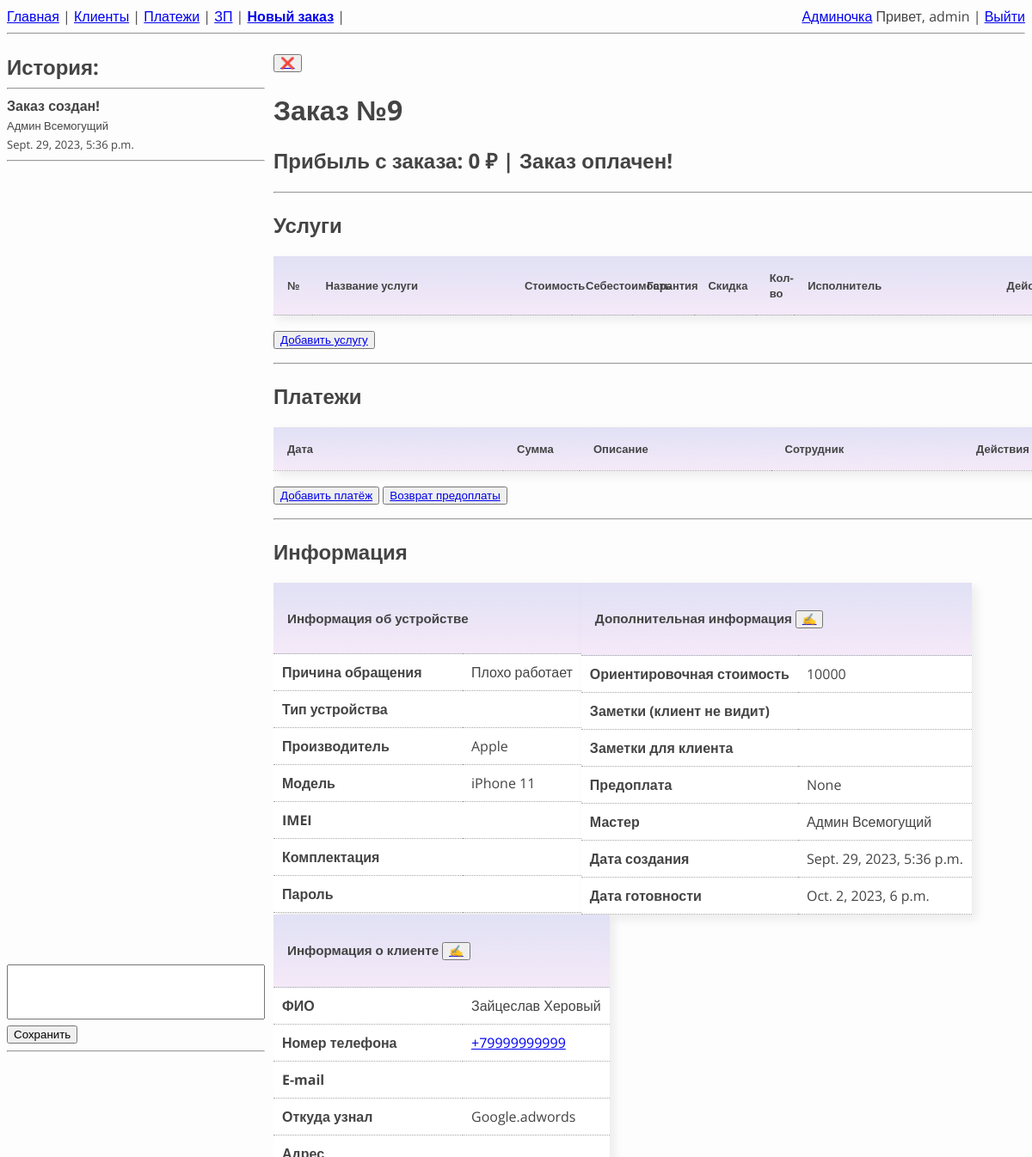
The page /order/9 (signed in) on the database as committed earlier.
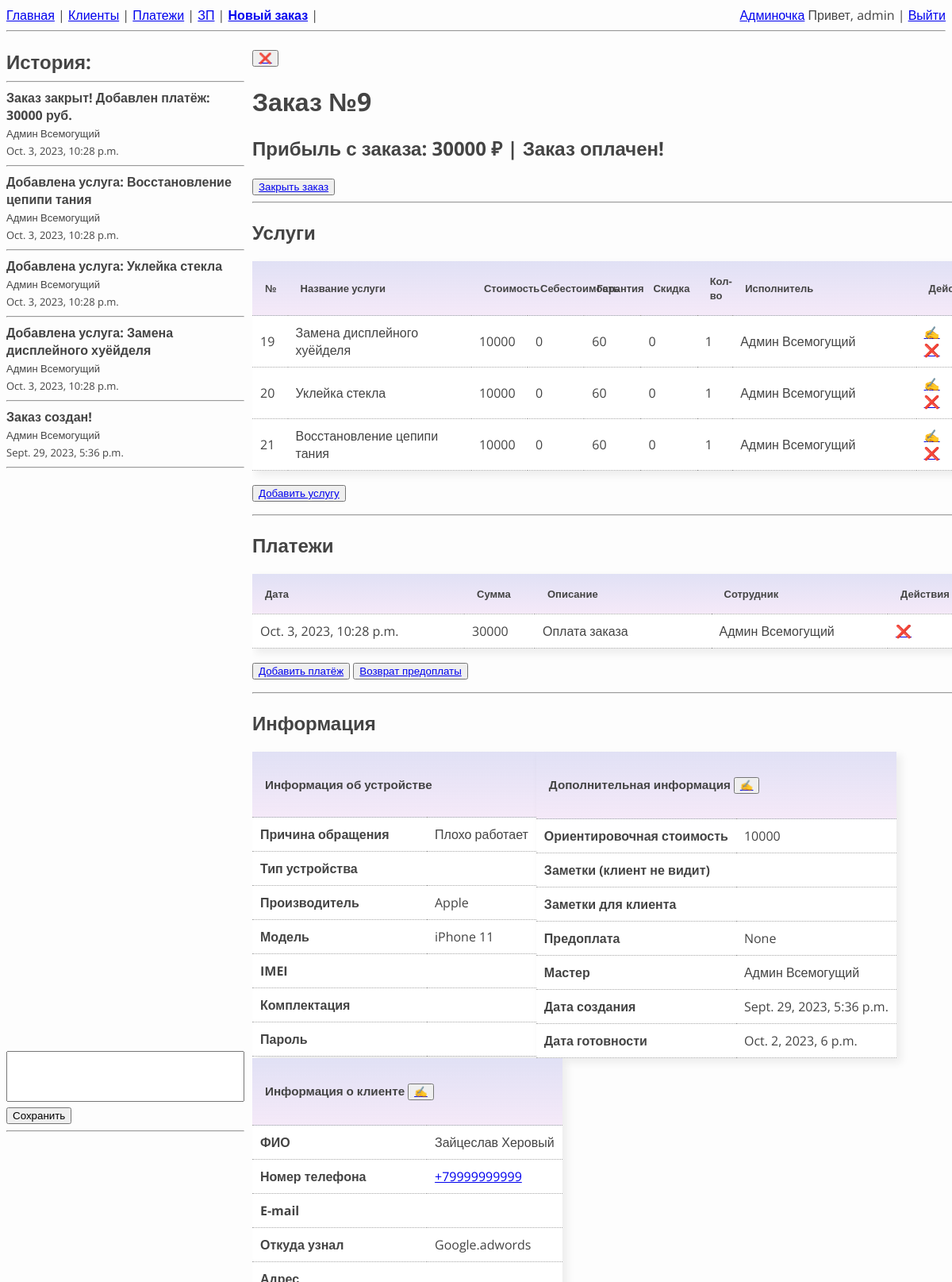
The same page on the database as committed later.
### orders/models.py (models this page shows, shortened)
class OrderHistory(models.Model):
    order = models.ForeignKey(Order, on_delete=models.CASCADE, verbose_name='Заказ')
    employee = models.ForeignKey(Employees, on_delete=models.PROTECT, null=True, blank=True,
                                verbose_name='Исполнитель')
    date = models.DateTimeField(default=timezone.now)
    message = models.CharField(max_length=200, verbose_name='Сообщение')

class Order(models.Model):
    class Meta:
        verbose_name = 'Заказ'
        verbose_name_plural = 'Заказы'
        ordering = ['-pk']
    def get_finance_data(self):
        works = Works.objects.filter(order_id=self.pk)
        payments = Payments.objects.filter(order_id=self.pk)
        prepayments_sum, profit, price = 0, 0, 0
        for payment in payments:
            prepayments_sum += payment.income + payment.expense
        for work in works:
            work_price = (work.price - work.discount) * work.quantity
            price += work_price
            profit += work_price - (work.cost * work.quantity)
        client_debt = price - prepayments_sum
        finance_data = {'profit': profit, 'client_debt': client_debt}
        return finance_data
    def get_order_data(self):
        order_data = {}
        order_data['order'] = self
        order_data['client'] = order_data['order'].client
        order_data['works'] = Works.objects.filter(order_id=order_data['order'].pk)
        order_data['payments'] = Payments.objects.filter(order_id=order_data['order'].pk)
        order_data['history'] = OrderHistory.objects.filter(order_id=order_data['order'].pk).order_by('-pk')
        print('!!!!! ДАННЫЕ ИЗ БД !!!!!')
        cache.set_many({
            'order': order_data['order'],
            'client': order_data['client'],
            'works': order_data['works'],
            'payments': order_data['payments'],
            'history': order_data['history']
        })
        return order_data
    client = models.ForeignKey(Client, on_delete=models.PROTECT, verbose_name='Клиент')
    employee = models.ForeignKey(Employees, on_delete=models.PROTECT, null=True, blank=True,
                                verbose_name='Исполнитель')
    whats_broken = models.CharField(max_length=50, verbose_name='Неисправность')
    device_appearance = models.CharField(max_length=80, blank=True,
                                         default='', verbose_name='Состояние')
    device_type = models.CharField(max_length=20, blank=True, default='',
                                   verbose_name='Тип устройства')
    imei = models.CharField(max_length=20, blank=True, default='', verbose_name='IMEI/SN')
    device_brand = models.CharField(max_length=20, verbose_name='Производитель')
    device_model = models.CharField(max_length=20, verbose_name='Модель')
    device_kit = models.CharField(max_length=80, blank=True, default='',
                                  verbose_name='Комплектация')
    device_pass = models.CharField(max_length=20, blank=True, default='',
                                   verbose_name='Пароль')
    price = models.IntegerField(verbose_name='Орентировоная стоимость')
    note_hidden = models.CharField(max_length=150, blank=True, default='',
                                   verbose_name='Заметки клиент НЕ видит')
    note_client = models.CharField(max_length=150, blank=True, default='',
                                   verbose_name='Заметки клиент видит')
    prepayment = models.IntegerField(null=True, blank=True, verbose_name='Предоплата')
    profit = models.IntegerField(null=True, default=0, verbose_name='Профит')
    debt = models.IntegerField(null=True, default=0, verbose_name='Клиент должен')
    date_creation = models.DateTimeField(default=timezone.now, null=True, verbose_name='Дата создания')
    date_completion = models.DateTimeField(null=True, verbose_name='Дата готовности')
    in_work = models.BooleanField(default=True)

class Payments(models.Model):
    class Meta:
        verbose_name = 'Платеж'
        verbose_name_plural = 'Платежи'
        ordering = ['-pk']
    PAYMENT_REASONS = (
        ('PREPAYMENT', 'Предоплата'),
        ('ORDER_PAYMENT', 'Оплата заказа'),
        ('REFUND', 'Возврат предоплаты'),
        ('SALARY_PAYOUT', 'Выплата заработной платы'),
    )
    order = models.ForeignKey(Order, on_delete=models.CASCADE, null=True, blank=True,
                                verbose_name='Заказ')
    employee = models.ForeignKey(Employees, on_delete=models.PROTECT, null=True, blank=True,
                                verbose_name='Исполнитель')
    payment_reason = models.CharField(max_length=30, verbose_name='Тип платежа',
                                    choices=PAYMENT_REASONS)
    date_creation = models.DateTimeField(default=timezone.now, verbose_name='Дата платежа')
    income = models.IntegerField(null=True, default=0, verbose_name='Приход')
    expense = models.IntegerField(null=True, default=0, verbose_name='Расход')
    comment = models.CharField(max_length=30, verbose_name='Комментарий', blank=True, default='')

class Works(models.Model):
    def get_absolute_url(self):
        return reverse('edit_work', kwargs={'order_id': self.order_id, 'work_id': self.pk})
    order = models.ForeignKey(Order, on_delete=models.CASCADE, verbose_name='Заказ')
    employee = models.ForeignKey(Employees, on_delete=models.PROTECT, null=True, blank=True,
                                verbose_name='Исполнитель')
    payment = models.ForeignKey(Payments, on_delete=models.SET_NULL, null=True, blank=True,
                                verbose_name='Платёж №')
    work = models.CharField(max_length=50, verbose_name='Название услуги')
    price = models.IntegerField(verbose_name='Стоимость')
    cost = models.IntegerField(default=0, blank=True, verbose_name='Себестоимость')
    guarantee = models.IntegerField(default=60, verbose_name='Гарантия')
    discount = models.IntegerField(default=0, blank=True, verbose_name='Скидка')
    quantity = models.IntegerField(default=1, verbose_name='Количество')
    paid_by_client = models.BooleanField(default=False, verbose_name='Оплачено клиентом')

### users/models.py (models this page shows, shortened)
class Employees(AbstractUser):
    percent = models.IntegerField(verbose_name='Процент от заказа', default=50)
    earnings = models.IntegerField(default=0, verbose_name='Заработок с последней выплаты')

### orders/views.py (the view, shortened to what this page needs)
# urls.py: path('order/<int:order_id>', OrderDetail.as_view(), name='order'),
class OrderDetail(PermissionRequiredMixin, DetailView):
    permission_required = 'orders.view_order'
    login_url = reverse_lazy('login')
    model = Order
    template_name = 'order.html'
    context_object_name = 'order'
    pk_url_kwarg = 'order_id'
    def get_context_data(self, **kwargs):
        context = self.object.get_order_data()
        context['order_history_form'] = OrderHistoryForm()
        return context

### orders/forms.py
class OrderHistoryForm(forms.ModelForm):
    class Meta:
        model = OrderHistory
        fields = ['message', ]
        widgets = {
            'message': forms.Textarea(attrs={'class': 'order_containers-history history_message',
                                             'rows': 5})
        }

### clients/models.py (called while the page is built)
    def __str__(self):
        return self.source

### orders/templates/order.html (shortened to what the changed rows need)
{% extends "base.html" %}
{% load static %}
{% block content%}
<div class="order_containers">
    <div class="order_containers-history">
        <div class="scrollable">
        {% for message in history %}
            <b>{{ message.message }}</b> <br>
            <font size="2">{{ message.employee.get_full_name }}</font> <br>
            <font size="2">{{ message.date }}</font>
            <hr>
        {% endfor %}
        </div>
    </div>
    <div class="order_containers-content">
        {% if perms.orders.delete_order %}
            <button><a href="{% url 'delete_order' order.pk %}">&#10060;</a></button>
        {% endif %}
        <h1> Заказ №{{order.id}}  </h1>
        <h2> Прибыль с заказа:  {{order.get_finance_data.profit}} &#8381; |
        {% with client_debt=order.get_finance_data.client_debt %}
            {% if client_debt < 0 %}
                Клиент оплатил: {{client_debt|cut:"-"}} &#8381;  </h2>
            {% elif client_debt == 0 %}
                Заказ оплачен!  </h2>
            {% else %}
                Клиент должен: {{client_debt}} &#8381;  </h2>
            {% endif %}
        {% endwith %}
        {% if works %}
            <button>
                <a href="{% url 'close_order' order.id %}">Закрыть заказ</a>
            </button>
        {% endif %}
        <hr>
        <h2>Услуги</h2>
        <table class="full_width">
            <thead>
                <th width=5%>№</th>
                <th>Название услуги</th>
                <th width=8%>Стоимость</th>
                <th width=8%>Себестоимость</th>
                <th width=8%>Гарантия</th>
                <th width=8%>Скидка</th>
                <th width=5%>Кол-во</th>
                <th>Исполнитель</th>
                <th width=6%>Действия</th>
            </thead>
            {% for work in works %}
                <tr class="selectable" onclick="document.location = '{{work.get_absolute_url}}';">
                    <td>{{ work.id }}</td>
                    <td>{{ work.work }}</td>
                    <td>{{ work.price }}</td>
                    <td>{{ work.cost }}</td>
                    <td>{{ work.guarantee }}</td>
                    <td>{{ work.discount }}</td>
                    <td>{{ work.quantity }}</td>
                    <td>{{ work.employee.get_full_name }}</td>
                    <td>{% if perms.orders.change_works %}
                        <a href="{% url 'edit_work' work.order_id work.id %}">&#9997;</a>
                    {% endif %}
                    {% if perms.orders.delete_works %}
                        <a href="{% url 'delete_work' work.order_id work.id %}">&#10060;</a></td>
                    {% endif %}
                </tr>
            {% endfor %}
        </table>
        <p><button><a href="{% url 'add_work' order.pk %}">Добавить услугу</a></button></p>
        <hr>
        <h2>Платежи</h2>
        <table border="0" class="full_width">
            <thead>
                <th width=30%>Дата</th>
                <th width=10%>Сумма</th>
                <th width=25%>Описание</th>
                <th width=25%>Сотрудник</th>
                <th width=10%>Действия</th>
            </thead>
            {% for payment in payments %}
                <tr>
                    <td>{{payment.date_creation}}</td>
                    <td>
                        {% if payment.income != 0 %}
                            {{ payment.income }}
                        {% else %}
                            {{payment.expense}}
                        {% endif %}
                    </td>
                    <td>{{payment.get_payment_reason_display}}</td>
                    <td>{{payment.employee.get_full_name}}</td>
                    <td> {% if perms.user.delete_finance %}
                        <a href="{% url 'delete_payment' payment.id %}?order_id={{order.pk}}">&#10060;</a>
                    {% endif %} </td>
                </tr>
            {% endfor %}
        </table>
        <p><button type="button">
        </button>
        <button type="button">
        </button></p>
        <hr>
        <h2>Информация</h2>
        <div class="flexible_table_info">
            <div class="flexible_table_info-item">
                <table>
                    <thead>
                        <th colspan="2"><h3>Информация об устройстве</h3></th>
                    </thead>
                    <tbody>
                        <tr>
                            <td width="220"> <b>Причина обращения</b> </td>
                            <td>{{ order.whats_broken}} </td>
                        </tr>
                        <tr>
                            <td> <b> Производитель </b> </td>
                            <td> {{order.device_brand}} </td>
                        </tr>
                        <tr>
                            <td> <b> Модель </b> </td>
                            <td> {{order.device_model}} </td>
                        </tr>
                    </tbody>
                </table>
            </div>
            <div class="flexible_table_info-item">
                <table>
                    <thead>
                        <th colspan="2"> <h3>Дополнительная информация
                        {% if perms.orders.change_order %}
                            <button><a href="{% url 'edit_order' order.pk %}">&#9997;</a></button>
                        {% endif %}</th>
                    </thead>
                    <tbody>
                        <tr>
                            <td> <b> Ориентировочная стоимость </b> </td>
                            <td> {{order.price}} </td>
                        </tr>
                        <tr>
                            <td> <b> Предоплата </b> </td>
                            <td> {{order.prepayment}} </td>
                        </tr>
                        <tr>
                            <td> <b> Мастер </b> </td>
                            <td> {{order.employee.get_full_name}} </td>
                        </tr>
                        <tr>
                            <tr>
                                <td> <b> Дата создания </b> </td>
                                <td> {{order.date_creation}} </td>
                            </tr>
                            <tr>
                            <td> <b> Дата готовности </b> </td>
                            <td> {{order.date_completion}} </td>
                        </tr>
                    </tbody>
                </table>
            </div>
            <div class="flexible_table_info-item">
                <table>
                    <thead>
                        <th colspan="2" align="left"><h3>Информация о клиенте
                            {% if perms.clients.change_client %}
                                <button><a href="{% url 'edit_client' client.pk %}?order_id={{order.pk}}">&#9997;</a></button>
                            {% endif %}
                        </h3></th>
                    </thead>
                </table>
            </div>
        </div>
    </div>
</div>
{% endblock content %}

Rows that differ between the two databases and show on the page:
added OrderHistory: message "Заказ закрыт! Добавлен платёж: 30000 руб.", employee.get_full_name "Админ Всемогущий", date "Oct. 3, 2023, 10:28 p.m."
added OrderHistory: message "Добавлена услуга: Восстановление цепипи тания", employee.get_full_name "Админ Всемогущий", date "Oct. 3, 2023, 10:28 p.m."
added OrderHistory: message "Добавлена услуга: Уклейка стекла", employee.get_full_name "Админ Всемогущий", date "Oct. 3, 2023, 10:28 p.m."
added OrderHistory: message "Добавлена услуга: Замена дисплейного хуёйделя", employee.get_full_name "Админ Всемогущий", date "Oct. 3, 2023, 10:28 p.m."
changed Order "Плохо работает": get_finance_data.profit "0" → "30000"
added Works: id "19", work "Замена дисплейного хуёйделя", price "10000", cost "0", guarantee "60", discount "0", quantity "1", employee.get_full_name "Админ Всемогущий"
added Works: id "20", work "Уклейка стекла", price "10000", cost "0", guarantee "60", discount "0", quantity "1", employee.get_full_name "Админ Всемогущий"
added Works: id "21", work "Восстановление цепипи тания", price "10000", cost "0", guarantee "60", discount "0", quantity "1", employee.get_full_name "Админ Всемогущий"
added Payments: date_creation "Oct. 3, 2023, 10:28 p.m.", income "30000", payment_reason "Оплата заказа", employee.get_full_name "Админ Всемогущий"
Other text that changed with them:
text now shown: "Закрыть заказ"
